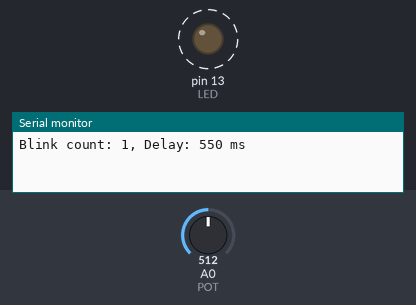
Bench run of a sketch on a simulated Arduino Uno, built with avr-gcc and run on an emulated ATmega328P. Shown: output pins drawn as LEDs (lit = HIGH), the last lines printed to the serial monitor. Dashed ring = blinking. The inputs (shaded band) are chosen by the test bench; at power-on: A0 (POT) = 512.

Above: at 1.9 s.
2.0 s: A0 (POT) set to 122
At 2.71 s:
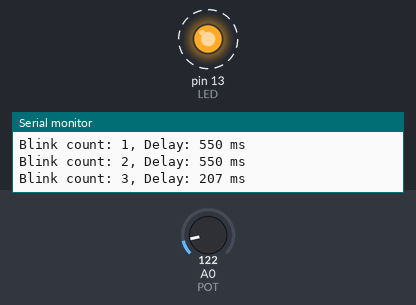
5.5 s: A0 (POT) set to 0
At 5.76 s:
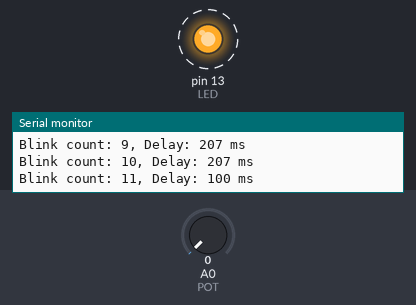
Timing chart, 0 to 15.0 s (numbered marks = the images above; inputs shaded):
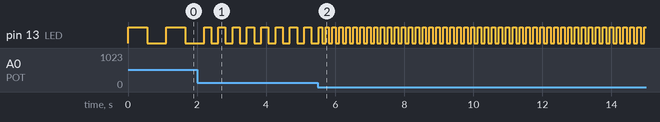

The sketch:

blink.ino
```cpp
/*
--------------------------------------------------------
Author      : Saharsh Mishra
Date        : 05-07-2026
Version     : v1.3
Description :
LED Blink with Serial Monitor and Potentiometer Speed Control
--------------------------------------------------------
*/

const int LED = 13;
const int POT = A0;

int blinkCount = 0;

void setup() {
  pinMode(LED, OUTPUT);
  Serial.begin(9600);
}

void loop() {

  // Read potentiometer value
  int potValue = analogRead(POT);

  // Fix: Constrain the reading to avoid invalid values
  potValue = constrain(potValue, 0, 1023);

  // Convert potentiometer value to delay (100 ms - 1000 ms)
  int delayTime = map(potValue, 0, 1023, 100, 1000);

  digitalWrite(LED, HIGH);
  delay(delayTime);

  digitalWrite(LED, LOW);
  delay(delayTime);

  blinkCount++;

  Serial.print("Blink count: ");
  Serial.print(blinkCount);
  Serial.print(", Delay: ");
  Serial.print(delayTime);
  Serial.println(" ms");
}
```

Measured:
- after the input at 2.0 s, pin 13 (LED): alternates HIGH for 0.21 s and LOW for 0.21 s, starting after 0.41 s
- after the input at 5.5 s, pin 13 (LED): alternates HIGH for 0.10 s and LOW for 0.10 s, starting after 0.12 s
- by itself, pin 13 (LED): alternates HIGH for 0.55 s and LOW for 0.55 s
